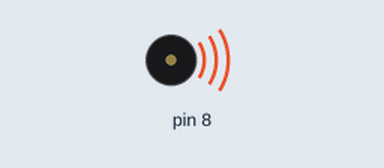
Simulated run of this sketch. Board: Arduino Uno, built with avr-gcc and run on an emulated ATmega328P. On the bench: buzzer (waves = sounding).

Above: at 0.3 s.
Timing chart, 0 to 9.0 s (numbered marks = the images above):
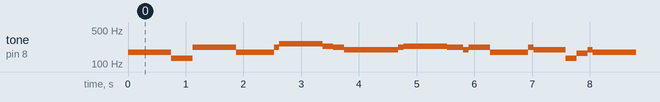

The sketch:

Piezo_Sounder_Melody_Player.ino
```cpp
// Project 12 - Piezo Sounder Melody player

#define NOTE_C3 131
#define NOTE_CS3 139
#define NOTE_D3 147
#define NOTE_DS3 156
#define NOTE_E3 165
#define NOTE_F3 175
#define NOTE_FS3 185
#define NOTE_G3 196
#define NOTE_GS3 208
#define NOTE_A3 220
#define NOTE_AS3 233
#define NOTE_B3 247
#define NOTE_C4 262
#define NOTE_CS4 277
#define NOTE_D4 294
#define NOTE_DS4 311
#define NOTE_E4 330
#define NOTE_F4 349
#define NOTE_FS4 370
#define NOTE_G4 392
#define NOTE_GS4 415
#define NOTE_A4 440
#define NOTE_AS4 466
#define NOTE_B4 494
#define WHOLE 1
#define HALF 0.5
#define QUARTER 0.25
#define EIGHTH 0.125
#define SIXTEENTH 0.0625

int tune[] = {
NOTE_F3, NOTE_F3, NOTE_F3, NOTE_C3,
NOTE_A3, NOTE_A3, NOTE_A3, NOTE_F3,
NOTE_F3, NOTE_A3, NOTE_C4, NOTE_C4, NOTE_AS3, NOTE_A3, NOTE_G3,
NOTE_G3, NOTE_A3, NOTE_AS3, NOTE_AS3,
NOTE_A3, NOTE_G3, NOTE_A3, NOTE_F3,
NOTE_F3, NOTE_A3, NOTE_G3, NOTE_C3, NOTE_E3, NOTE_G3, NOTE_F3
};
float duration[] = {
EIGHTH+SIXTEENTH, SIXTEENTH, QUARTER, QUARTER,
EIGHTH+SIXTEENTH, SIXTEENTH, QUARTER, QUARTER,
EIGHTH+SIXTEENTH, SIXTEENTH, QUARTER+EIGHTH, EIGHTH, EIGHTH, EIGHTH, HALF,
EIGHTH, SIXTEENTH, QUARTER, QUARTER,
EIGHTH+SIXTEENTH, SIXTEENTH, QUARTER, QUARTER,
EIGHTH+SIXTEENTH, SIXTEENTH, QUARTER+EIGHTH, EIGHTH, EIGHTH, SIXTEENTH, HALF
};

int Length;

void setup() {
  // put your setup code here, to run once:
  pinMode(8, OUTPUT);
  Length = sizeof(tune) / sizeof(tune[0]);

}

void loop() {
  // put your main code here, to run repeatedly:
  for (int x = 0; x < Length; x++){
    tone(8, tune[x]);
    delay(1500 * duration[x]);
    noTone(8);
  }

  delay(5000);

}
```

Measured:
- by itself, tone on pin 8: plays 175 Hz for 0.75 s, 131 Hz for 0.38 s, 220 Hz for 0.75 s, 175 Hz for 0.66 s, 220 Hz for 0.09 s, 262 Hz for 0.75 s … (201 notes in this stretch)
